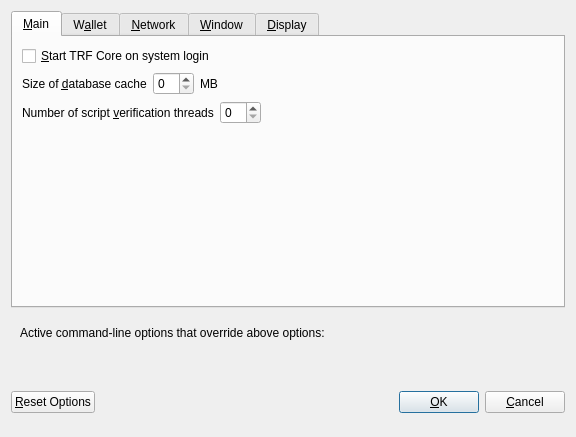
<?xml version="1.0" encoding="UTF-8"?>
<ui version="4.0">
 <class>OptionsDialog</class>
 <widget class="QDialog" name="OptionsDialog">
  <property name="geometry">
   <rect>
    <x>0</x>
    <y>0</y>
    <width>576</width>
    <height>402</height>
   </rect>
  </property>
  <property name="windowTitle">
   <string>Options</string>
  </property>
  <property name="modal">
   <bool>true</bool>
  </property>
  <layout class="QVBoxLayout" name="verticalLayout">
   <item>
    <widget class="QTabWidget" name="tabWidget">
     <property name="currentIndex">
      <number>0</number>
     </property>
     <widget class="QWidget" name="tabMain">
      <attribute name="title">
       <string>&amp;Main</string>
      </attribute>
      <layout class="QVBoxLayout" name="verticalLayout_Main">
       <item>
        <widget class="QCheckBox" name="bitcoinAtStartup">
         <property name="toolTip">
          <string>Automatically start TRF Core after logging in to the system.</string>
         </property>
         <property name="text">
          <string>&amp;Start TRF Core on system login</string>
         </property>
        </widget>
       </item>
       <item>
        <layout class="QHBoxLayout" name="horizontalLayout_2_Main">
         <item>
          <widget class="QLabel" name="databaseCacheLabel">
           <property name="text">
            <string>Size of &amp;database cache</string>
           </property>
           <property name="textFormat">
            <enum>Qt::PlainText</enum>
           </property>
           <property name="buddy">
            <cstring>databaseCache</cstring>
           </property>
          </widget>
         </item>
         <item>
          <widget class="QSpinBox" name="databaseCache"/>
         </item>
         <item>
          <widget class="QLabel" name="databaseCacheUnitLabel">
           <property name="text">
            <string>MB</string>
           </property>
           <property name="textFormat">
            <enum>Qt::PlainText</enum>
           </property>
          </widget>
         </item>
         <item>
          <spacer name="horizontalSpacer_2_Main">
           <property name="orientation">
            <enum>Qt::Horizontal</enum>
           </property>
           <property name="sizeHint" stdset="0">
            <size>
             <width>40</width>
             <height>20</height>
            </size>
           </property>
          </spacer>
         </item>
        </layout>
       </item>
       <item>
        <layout class="QHBoxLayout" name="horizontalLayout_3_Main">
         <item>
          <widget class="QLabel" name="threadsScriptVerifLabel">
           <property name="text">
            <string>Number of script &amp;verification threads</string>
           </property>
           <property name="textFormat">
            <enum>Qt::PlainText</enum>
           </property>
           <property name="buddy">
            <cstring>threadsScriptVerif</cstring>
           </property>
          </widget>
         </item>
         <item>
          <widget class="QSpinBox" name="threadsScriptVerif">
           <property name="toolTip">
            <string>(0 = auto, &lt;0 = leave that many cores free)</string>
           </property>
          </widget>
         </item>
         <item>
          <spacer name="horizontalSpacer_3_Main">
           <property name="orientation">
            <enum>Qt::Horizontal</enum>
           </property>
           <property name="sizeHint" stdset="0">
            <size>
             <width>40</width>
             <height>20</height>
            </size>
           </property>
          </spacer>
         </item>
        </layout>
       </item>
       <item>
        <spacer name="verticalSpacer_Main">
         <property name="orientation">
          <enum>Qt::Vertical</enum>
         </property>
         <property name="sizeHint" stdset="0">
          <size>
           <width>20</width>
           <height>40</height>
          </size>
         </property>
        </spacer>
       </item>
      </layout>
     </widget>
     <widget class="QWidget" name="tabWallet">
      <attribute name="title">
       <string>W&amp;allet</string>
      </attribute>
      <layout class="QVBoxLayout" name="verticalLayout_Wallet">
       <item>
        <widget class="QGroupBox" name="groupBox">
         <property name="title">
          <string>Expert</string>
         </property>
         <layout class="QVBoxLayout" name="verticalLayout_2">
          <item>
           <widget class="QCheckBox" name="coinControlFeatures">
            <property name="toolTip">
             <string>Whether to show coin control features or not.</string>
            </property>
            <property name="text">
             <string>Enable coin &amp;control features</string>
            </property>
           </widget>
          </item>
          <item>
           <widget class="QCheckBox" name="showMasternodesTab">
            <property name="toolTip">
             <string>Show additional tab listing all your masternodes in first sub-tab&lt;br/&gt;and all masternodes on the network in second sub-tab.</string>
            </property>
            <property name="text">
             <string>Show Masternodes Tab</string>
            </property>
           </widget>
          </item>
          <item>
           <widget class="QCheckBox" name="showAdvancedPSUI">
            <property name="toolTip">
             <string>Show additional information and buttons for PrivateSend on overview screen.</string>
            </property>
            <property name="text">
             <string>Enable advanced PrivateSend interface</string>
            </property>
           </widget>
          </item>
          <item>
           <widget class="QCheckBox" name="lowKeysWarning">
            <property name="toolTip">
             <string>Show warning dialog when PrivateSend detects that wallet has very low number of keys left.</string>
            </property>
            <property name="text">
             <string>Warn if PrivateSend is running out of keys</string>
            </property>
           </widget>
          </item>
          <item>
           <widget class="QCheckBox" name="privateSendMultiSession">
            <property name="toolTip">
             <string>Whether to use experimental PrivateSend mode with multiple mixing sessions per block.&lt;br/&gt;Note: You must use this feature carefully.&lt;br/&gt;Make sure you always have recent wallet (auto)backup in a safe place!</string>
            </property>
            <property name="text">
             <string>Enable PrivateSend &amp;multi-session</string>
            </property>
           </widget>
          </item>
          <item>
           <widget class="QCheckBox" name="spendZeroConfChange">
            <property name="toolTip">
             <string>If you disable the spending of unconfirmed change, the change from a transaction&lt;br/&gt;cannot be used until that transaction has at least one confirmation.&lt;br/&gt;This also affects how your balance is computed.</string>
            </property>
            <property name="text">
             <string>&amp;Spend unconfirmed change</string>
            </property>
           </widget>
          </item>
         </layout>
        </widget>
       </item>
       <item>
        <layout class="QHBoxLayout" name="horizontalLayout_4_Wallet">
         <item>
          <widget class="QLabel" name="label">
           <property name="toolTip">
            <string>This setting determines the amount of individual masternodes that an input will be anonymized through.&lt;br/&gt;More rounds of anonymization gives a higher degree of privacy, but also costs more in fees.</string>
           </property>
           <property name="text">
            <string>PrivateSend rounds to use</string>
           </property>
          </widget>
         </item>
         <item>
          <widget class="QSpinBox" name="privateSendRounds">
           <property name="minimum">
            <number>2</number>
           </property>
           <property name="maximum">
            <number>8</number>
           </property>
           <property name="value">
            <number>4</number>
           </property>
          </widget>
         </item>
        </layout>
       </item>
       <item>
        <layout class="QHBoxLayout" name="horizontalLayout">
         <item>
          <widget class="QLabel" name="label_2">
           <property name="toolTip">
            <string>This amount acts as a threshold to turn off PrivateSend once it's reached.</string>
           </property>
           <property name="statusTip">
            <string notr="true"/>
           </property>
           <property name="whatsThis">
            <string notr="true"/>
           </property>
           <property name="accessibleName">
            <string notr="true"/>
           </property>
           <property name="accessibleDescription">
            <string notr="true"/>
           </property>
           <property name="text">
            <string>Amount of TRF to keep anonymized</string>
           </property>
          </widget>
         </item>
         <item>
          <widget class="QSpinBox" name="privateSendAmount">
           <property name="minimum">
            <number>2</number>
           </property>
           <property name="maximum">
            <number>2000</number>
           </property>
           <property name="singleStep">
            <number>10</number>
           </property>
           <property name="value">
            <number>1000</number>
           </property>
          </widget>
         </item>
        </layout>
       </item>
       <item>
        <spacer name="verticalSpacer_Wallet">
         <property name="orientation">
          <enum>Qt::Vertical</enum>
         </property>
         <property name="sizeHint" stdset="0">
          <size>
           <width>20</width>
           <height>40</height>
          </size>
         </property>
        </spacer>
       </item>
      </layout>
     </widget>
     <widget class="QWidget" name="tabNetwork">
      <attribute name="title">
       <string>&amp;Network</string>
      </attribute>
      <layout class="QVBoxLayout" name="verticalLayout_Network">
       <item>
        <widget class="QCheckBox" name="mapPortUpnp">
         <property name="toolTip">
          <string>Automatically open the TRF Core client port on the router. This only works when your router supports UPnP and it is enabled.</string>
         </property>
         <property name="text">
          <string>Map port using &amp;UPnP</string>
         </property>
        </widget>
       </item>
       <item>
        <widget class="QCheckBox" name="allowIncoming">
         <property name="toolTip">
          <string>Accept connections from outside</string>
         </property>
         <property name="text">
          <string>Allow incoming connections</string>
         </property>
        </widget>
       </item>
       <item>
        <widget class="QCheckBox" name="connectSocks">
         <property name="toolTip">
          <string>Connect to the TRF network through a SOCKS5 proxy.</string>
         </property>
         <property name="text">
          <string>&amp;Connect through SOCKS5 proxy (default proxy):</string>
         </property>
        </widget>
       </item>
       <item>
        <layout class="QHBoxLayout" name="horizontalLayout_1_Network">
         <item>
          <widget class="QLabel" name="proxyIpLabel">
           <property name="text">
            <string>Proxy &amp;IP:</string>
           </property>
           <property name="textFormat">
            <enum>Qt::PlainText</enum>
           </property>
           <property name="buddy">
            <cstring>proxyIp</cstring>
           </property>
          </widget>
         </item>
         <item>
          <widget class="QValidatedLineEdit" name="proxyIp">
           <property name="minimumSize">
            <size>
             <width>140</width>
             <height>0</height>
            </size>
           </property>
           <property name="maximumSize">
            <size>
             <width>140</width>
             <height>16777215</height>
            </size>
           </property>
           <property name="toolTip">
            <string>IP address of the proxy (e.g. IPv4: 127.0.0.1 / IPv6: ::1)</string>
           </property>
          </widget>
         </item>
         <item>
          <widget class="QLabel" name="proxyPortLabel">
           <property name="text">
            <string>&amp;Port:</string>
           </property>
           <property name="textFormat">
            <enum>Qt::PlainText</enum>
           </property>
           <property name="buddy">
            <cstring>proxyPort</cstring>
           </property>
          </widget>
         </item>
         <item>
          <widget class="QLineEdit" name="proxyPort">
           <property name="minimumSize">
            <size>
             <width>55</width>
             <height>0</height>
            </size>
           </property>
           <property name="maximumSize">
            <size>
             <width>55</width>
             <height>16777215</height>
            </size>
           </property>
           <property name="toolTip">
            <string>Port of the proxy (e.g. 9050)</string>
           </property>
          </widget>
         </item>
         <item>
          <spacer name="horizontalSpacer_1_Network">
           <property name="orientation">
            <enum>Qt::Horizontal</enum>
           </property>
           <property name="sizeHint" stdset="0">
            <size>
             <width>40</width>
             <height>20</height>
            </size>
           </property>
          </spacer>
         </item>
        </layout>
       </item>
       <item>
        <layout class="QHBoxLayout" name="horizontalLayout_2_Network">
         <item>
          <widget class="QLabel" name="proxyActiveNets">
           <property name="text">
            <string>Used for reaching peers via:</string>
           </property>
           <property name="textFormat">
            <enum>Qt::PlainText</enum>
           </property>
          </widget>
         </item>
         <item>
          <widget class="QCheckBox" name="proxyReachIPv4">
           <property name="enabled">
            <bool>false</bool>
           </property>
           <property name="toolTip">
            <string>Shows, if the supplied default SOCKS5 proxy is used to reach peers via this network type.</string>
           </property>
           <property name="text">
            <string/>
           </property>
          </widget>
         </item>
         <item>
          <widget class="QLabel" name="proxyReachIPv4Label">
           <property name="text">
            <string>IPv4</string>
           </property>
           <property name="textFormat">
            <enum>Qt::PlainText</enum>
           </property>
          </widget>
         </item>
         <item>
          <widget class="QCheckBox" name="proxyReachIPv6">
           <property name="enabled">
            <bool>false</bool>
           </property>
           <property name="toolTip">
            <string>Shows, if the supplied default SOCKS5 proxy is used to reach peers via this network type.</string>
           </property>
           <property name="text">
            <string/>
           </property>
          </widget>
         </item>
         <item>
          <widget class="QLabel" name="proxyReachIPv6Label">
           <property name="text">
            <string>IPv6</string>
           </property>
           <property name="textFormat">
            <enum>Qt::PlainText</enum>
           </property>
          </widget>
         </item>
         <item>
          <widget class="QCheckBox" name="proxyReachTor">
           <property name="enabled">
            <bool>false</bool>
           </property>
           <property name="toolTip">
            <string>Shows, if the supplied default SOCKS5 proxy is used to reach peers via this network type.</string>
           </property>
           <property name="text">
            <string/>
           </property>
          </widget>
         </item>
         <item>
          <widget class="QLabel" name="proxyReachTorLabel">
           <property name="text">
            <string>Tor</string>
           </property>
           <property name="textFormat">
            <enum>Qt::PlainText</enum>
           </property>
          </widget>
         </item>
         <item>
          <spacer name="horizontalSpacer_2_Network">
           <property name="orientation">
            <enum>Qt::Horizontal</enum>
           </property>
           <property name="sizeHint" stdset="0">
            <size>
             <width>40</width>
             <height>20</height>
            </size>
           </property>
          </spacer>
         </item>
        </layout>
       </item>
       <item>
        <widget class="QCheckBox" name="connectSocksTor">
         <property name="toolTip">
          <string>Connect to the TRF network through a separate SOCKS5 proxy for Tor hidden services.</string>
         </property>
         <property name="text">
          <string>Use separate SOCKS5 proxy to reach peers via Tor hidden services:</string>
         </property>
        </widget>
       </item>
       <item>
        <layout class="QHBoxLayout" name="horizontalLayout_3_Network">
         <item>
          <widget class="QLabel" name="proxyIpTorLabel">
           <property name="text">
            <string>Proxy &amp;IP:</string>
           </property>
           <property name="textFormat">
            <enum>Qt::PlainText</enum>
           </property>
           <property name="buddy">
            <cstring>proxyIpTor</cstring>
           </property>
          </widget>
         </item>
         <item>
          <widget class="QValidatedLineEdit" name="proxyIpTor">
           <property name="minimumSize">
            <size>
             <width>140</width>
             <height>0</height>
            </size>
           </property>
           <property name="maximumSize">
            <size>
             <width>140</width>
             <height>16777215</height>
            </size>
           </property>
           <property name="toolTip">
            <string>IP address of the proxy (e.g. IPv4: 127.0.0.1 / IPv6: ::1)</string>
           </property>
          </widget>
         </item>
         <item>
          <widget class="QLabel" name="proxyPortTorLabel">
           <property name="text">
            <string>&amp;Port:</string>
           </property>
           <property name="textFormat">
            <enum>Qt::PlainText</enum>
           </property>
           <property name="buddy">
            <cstring>proxyPortTor</cstring>
           </property>
          </widget>
         </item>
         <item>
          <widget class="QLineEdit" name="proxyPortTor">
           <property name="minimumSize">
            <size>
             <width>55</width>
             <height>0</height>
            </size>
           </property>
           <property name="maximumSize">
            <size>
             <width>55</width>
             <height>16777215</height>
            </size>
           </property>
           <property name="toolTip">
            <string>Port of the proxy (e.g. 9050)</string>
           </property>
          </widget>
         </item>
         <item>
          <spacer name="horizontalSpacer_4_Network">
           <property name="orientation">
            <enum>Qt::Horizontal</enum>
           </property>
           <property name="sizeHint" stdset="0">
            <size>
             <width>40</width>
             <height>20</height>
            </size>
           </property>
          </spacer>
         </item>
        </layout>
       </item>
       <item>
        <spacer name="verticalSpacer_Network">
         <property name="orientation">
          <enum>Qt::Vertical</enum>
         </property>
         <property name="sizeHint" stdset="0">
          <size>
           <width>20</width>
           <height>40</height>
          </size>
         </property>
        </spacer>
       </item>
      </layout>
     </widget>
     <widget class="QWidget" name="tabWindow">
      <attribute name="title">
       <string>&amp;Window</string>
      </attribute>
      <layout class="QVBoxLayout" name="verticalLayout_Window">
       <item>
        <widget class="QCheckBox" name="minimizeToTray">
         <property name="toolTip">
          <string>Show only a tray icon after minimizing the window.</string>
         </property>
         <property name="text">
          <string>&amp;Minimize to the tray instead of the taskbar</string>
         </property>
        </widget>
       </item>
       <item>
        <widget class="QCheckBox" name="minimizeOnClose">
         <property name="toolTip">
          <string>Minimize instead of exit the application when the window is closed. When this option is enabled, the application will be closed only after selecting Exit in the menu.</string>
         </property>
         <property name="text">
          <string>M&amp;inimize on close</string>
         </property>
        </widget>
       </item>
       <item>
        <spacer name="verticalSpacer_Window">
         <property name="orientation">
          <enum>Qt::Vertical</enum>
         </property>
         <property name="sizeHint" stdset="0">
          <size>
           <width>20</width>
           <height>40</height>
          </size>
         </property>
        </spacer>
       </item>
      </layout>
     </widget>
     <widget class="QWidget" name="tabDisplay">
      <attribute name="title">
       <string>&amp;Display</string>
      </attribute>
      <layout class="QVBoxLayout" name="verticalLayout_Display">
       <item>
        <layout class="QHBoxLayout" name="horizontalLayout_1_Display">
         <item>
          <widget class="QLabel" name="langLabel">
           <property name="text">
            <string>User Interface &amp;language:</string>
           </property>
           <property name="textFormat">
            <enum>Qt::PlainText</enum>
           </property>
           <property name="buddy">
            <cstring>lang</cstring>
           </property>
          </widget>
         </item>
         <item>
          <widget class="QValueComboBox" name="lang">
           <property name="toolTip">
            <string>The user interface language can be set here. This setting will take effect after restarting TRF Core.</string>
           </property>
          </widget>
         </item>
        </layout>
       </item>
       <item>
        <widget class="QLabel" name="label_3">
         <property name="toolTip">
          <string notr="true"/>
         </property>
         <property name="statusTip">
          <string notr="true"/>
         </property>
         <property name="whatsThis">
          <string notr="true"/>
         </property>
         <property name="accessibleName">
          <string notr="true"/>
         </property>
         <property name="text">
          <string>Language missing or translation incomplete? Help contributing translations here:
https://www.transifex.com/projects/p/TRF/</string>
         </property>
         <property name="wordWrap">
          <bool>true</bool>
         </property>
         <property name="openExternalLinks">
          <bool>true</bool>
         </property>
         <property name="textInteractionFlags">
          <set>Qt::TextBrowserInteraction</set>
         </property>
        </widget>
       </item>
       <item>
        <layout class="QHBoxLayout" name="horizontalLayout_4_Display" stretch="0,0">
         <item>
          <widget class="QLabel" name="themeLabel">
           <property name="text">
            <string>User Interface Theme:</string>
           </property>
          </widget>
         </item>
         <item>
          <widget class="QValueComboBox" name="theme"/>
         </item>
        </layout>
       </item>
       <item>
        <widget class="Line" name="line">
         <property name="orientation">
          <enum>Qt::Horizontal</enum>
         </property>
        </widget>
       </item>
       <item>
        <layout class="QHBoxLayout" name="horizontalLayout_2_Display">
         <item>
          <widget class="QLabel" name="unitLabel">
           <property name="text">
            <string>&amp;Unit to show amounts in:</string>
           </property>
           <property name="textFormat">
            <enum>Qt::PlainText</enum>
           </property>
           <property name="buddy">
            <cstring>unit</cstring>
           </property>
          </widget>
         </item>
         <item>
          <widget class="QValueComboBox" name="unit">
           <property name="toolTip">
            <string>Choose the default subdivision unit to show in the interface and when sending coins.</string>
           </property>
          </widget>
         </item>
        </layout>
       </item>
       <item>
        <layout class="QHBoxLayout" name="horizontalLayout_5_Display">
         <item>
          <widget class="QLabel" name="digitsLabel">
           <property name="text">
            <string>Decimal digits</string>
           </property>
          </widget>
         </item>
         <item>
          <widget class="QValueComboBox" name="digits"/>
         </item>
        </layout>
       </item>
       <item>
        <layout class="QHBoxLayout" name="horizontalLayout_3_Display">
         <item>
          <widget class="QLabel" name="thirdPartyTxUrlsLabel">
           <property name="toolTip">
            <string>Third party URLs (e.g. a block explorer) that appear in the transactions tab as context menu items.&lt;br/&gt;%s in the URL is replaced by transaction hash. Multiple URLs are separated by vertical bar |.</string>
           </property>
           <property name="text">
            <string>Third party transaction URLs</string>
           </property>
           <property name="buddy">
            <cstring>thirdPartyTxUrls</cstring>
           </property>
          </widget>
         </item>
         <item>
          <widget class="QLineEdit" name="thirdPartyTxUrls">
           <property name="toolTip">
            <string>Third party URLs (e.g. a block explorer) that appear in the transactions tab as context menu items.&lt;br/&gt;%s in the URL is replaced by transaction hash. Multiple URLs are separated by vertical bar |.</string>
           </property>
          </widget>
         </item>
        </layout>
       </item>
       <item>
        <spacer name="verticalSpacer">
         <property name="orientation">
          <enum>Qt::Vertical</enum>
         </property>
         <property name="sizeHint" stdset="0">
          <size>
           <width>20</width>
           <height>40</height>
          </size>
         </property>
        </spacer>
       </item>
      </layout>
     </widget>
    </widget>
   </item>
   <item>
    <widget class="QFrame" name="frame">
     <layout class="QVBoxLayout" name="verticalLayout_Bottom">
      <item>
       <layout class="QHBoxLayout" name="horizontalLayout_Bottom">
        <item>
         <widget class="QLabel" name="overriddenByCommandLineInfoLabel">
          <property name="text">
           <string>Active command-line options that override above options:</string>
          </property>
          <property name="textFormat">
           <enum>Qt::PlainText</enum>
          </property>
         </widget>
        </item>
        <item>
         <spacer name="horizontalSpacer_Bottom">
          <property name="orientation">
           <enum>Qt::Horizontal</enum>
          </property>
          <property name="sizeHint" stdset="0">
           <size>
            <width>40</width>
            <height>20</height>
           </size>
          </property>
         </spacer>
        </item>
       </layout>
      </item>
      <item>
       <widget class="QLabel" name="overriddenByCommandLineLabel">
        <property name="text">
         <string/>
        </property>
        <property name="textFormat">
         <enum>Qt::PlainText</enum>
        </property>
        <property name="wordWrap">
         <bool>true</bool>
        </property>
       </widget>
      </item>
     </layout>
    </widget>
   </item>
   <item>
    <layout class="QHBoxLayout" name="horizontalLayout_Buttons">
     <item>
      <widget class="QPushButton" name="resetButton">
       <property name="toolTip">
        <string>Reset all client options to default.</string>
       </property>
       <property name="text">
        <string>&amp;Reset Options</string>
       </property>
       <property name="autoDefault">
        <bool>false</bool>
       </property>
      </widget>
     </item>
     <item>
      <spacer name="horizontalSpacer_1">
       <property name="orientation">
        <enum>Qt::Horizontal</enum>
       </property>
       <property name="sizeHint" stdset="0">
        <size>
         <width>40</width>
         <height>48</height>
        </size>
       </property>
      </spacer>
     </item>
     <item>
      <widget class="QLabel" name="statusLabel">
       <property name="minimumSize">
        <size>
         <width>200</width>
         <height>0</height>
        </size>
       </property>
       <property name="font">
        <font>
         <weight>75</weight>
         <bold>true</bold>
        </font>
       </property>
       <property name="text">
        <string/>
       </property>
       <property name="textFormat">
        <enum>Qt::PlainText</enum>
       </property>
       <property name="wordWrap">
        <bool>true</bool>
       </property>
      </widget>
     </item>
     <item>
      <spacer name="horizontalSpacer_2">
       <property name="orientation">
        <enum>Qt::Horizontal</enum>
       </property>
       <property name="sizeHint" stdset="0">
        <size>
         <width>40</width>
         <height>48</height>
        </size>
       </property>
      </spacer>
     </item>
     <item>
      <widget class="QPushButton" name="okButton">
       <property name="text">
        <string>&amp;OK</string>
       </property>
       <property name="autoDefault">
        <bool>false</bool>
       </property>
       <property name="default">
        <bool>true</bool>
       </property>
      </widget>
     </item>
     <item>
      <widget class="QPushButton" name="cancelButton">
       <property name="text">
        <string>&amp;Cancel</string>
       </property>
       <property name="autoDefault">
        <bool>false</bool>
       </property>
      </widget>
     </item>
    </layout>
   </item>
  </layout>
 </widget>
 <customwidgets>
  <customwidget>
   <class>QValidatedLineEdit</class>
   <extends>QLineEdit</extends>
   <header>qvalidatedlineedit.h</header>
  </customwidget>
  <customwidget>
   <class>QValueComboBox</class>
   <extends>QComboBox</extends>
   <header>qvaluecombobox.h</header>
  </customwidget>
 </customwidgets>
 <resources/>
 <connections/>
</ui>
